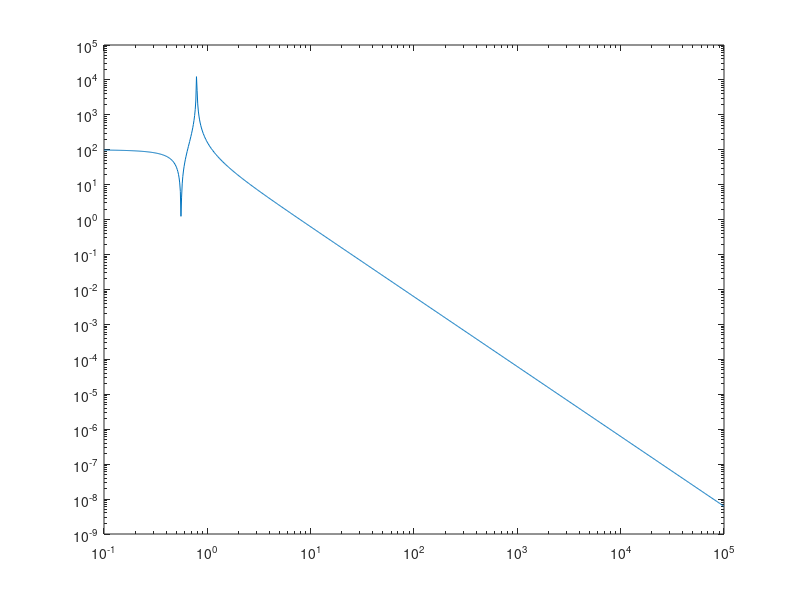

Recreate this plot in MATLAB. (Note: this script raises an error after producing the figure.)
%% Most realistic force-to-displacement response
% Pendulum with arm length 0.4 [m] and mass 3.2 [kg] (both from testbed paper*)

% plotting colors
col.red   = [0.89, 0.21, 0.19];  
col.blue  = [0.27, 0.38, 0.89];  
col.gray1 = [0.2, 0.2, 0.2];  
col.gray2 = [0.4, 0.4, 0.4];     
col.gray3 = [0.6, 0.6, 0.6];   
col.black = [0, 0, 0];

L = 0.4;
m = 3.29;
g = 9.81;

% eigenfrequency
w0 = sqrt(g/L)
f = logspace(-1, 5, 1000);   % 0.01 Hz to 100 Hz
w = 2*pi*f;
f0 = 1/(2*pi)*w0
% pendulum response
d = 1e-5;
S = 1 ./ (m*(w0^2 + d/m*w*1i- w.^2));
magS = abs(S);
phaseS = -angle(S)*180/pi;  % convert to degrees

% free mass response
Sf = 1 ./ (m*(- w.^2));
magSf = abs(Sf);
phaseSf = angle(S)*180/pi;  % convert to degrees

% deformation response (comsol data first eigenfrequency)
K = 1.9e-9;     % compliance
k_eff = 1/K;    % effective stiffness
zeta = 1e-4;

f1 = 26.3e3;    % first excited eigenmode (determined using COMSOL)
w1 = 2*pi*f1;

Sd = K ./ (1 - (w./w1).^2 + 2i*zeta*(w./w1));
magSd = abs(Sd);
phaseSd = angle(Sd)*180/pi;  % convert to degrees

% Combined response
C = S + Sd;
magC = abs(C);
phaseC = angle(C)*180/pi;

% Plot pendulum vs. free mass(straight line)
frac = magS./magSf;
figure;
loglog(f,abs(frac*100-100));hold on
yline(1)
xlim([0.1,100])


figure
loglog(f, magSf, '-','Color',col.red, 'LineWidth', 1.7); hold on
loglog(f, magS, '-','Color','k', 'LineWidth', 1.7); hold on
loglog(f, magSf, '-','Color',col.red, 'LineWidth', 1.7); hold on

ylabel('Magnitude [m/N]');xlabel('Frequency [Hz]');
ylim([1e-12,1e-1]); 
xlim([1e0,1e3])
%title('Pendulum Response, Deformation, and Combined');
legend('free-body','mass-spring-damper', fontsize=11);
legend("boxoff")
xlim([0.1,100]);ylim([1e-6, 10])

%% Plotting total response

col.red   = [0.89, 0.21, 0.19];  
col.blue  = [0.27, 0.38, 0.89];  
col.black = [0, 0, 0];     
col.gray1 = [0.2, 0.2, 0.2];  
col.gray2 = [0.4, 0.4, 0.4];     
col.gray3 = [0.6, 0.6, 0.6];   
col.gray4 = [0.8, 0.8, 0.8];  

figure;
tiledlayout(2,1);

% Magnitude
nexttile;

loglog(f, magSf, '--','Color',col.red, 'LineWidth', 1.7); hold on;
loglog(f, magSd, '--','Color',col.blue, 'LineWidth', 1.7);
loglog(f, magC,'Color','k', 'LineWidth', 1.6);
loglog(f, magSf, '--','Color',col.red, 'LineWidth', 1.7); 
loglog(f, magSd, '--','Color',col.blue, 'LineWidth', 1.7);
%grid on;
ylabel('Magnitude [m/N]');%xlabel('Frequency [Hz]');
ylim([1e-12,1e-1]); 
xlim([1e0,1e3])
%title('Pendulum Response, Deformation, and Combined');
legend('free-body', 'deformation', 'total response',fontsize=10);
legend("boxoff")

% Phase
nexttile;
semilogx(f, phaseC,'Color','k', 'LineWidth', 1.6);hold on
semilogx(f, phaseSf, '--','Color',col.red, 'LineWidth', 1.7);
semilogx(f, phaseSd, '--','Color',col.blue, 'LineWidth', 1.7);

%grid on;
xlabel('Frequency [Hz]');
ylabel('Phase [deg]');
ylim([-200, 20]);
xlim([1e0,4e4])

linkaxes(findall(gcf,'Type','axes'),'x');

%% ratio
figure()
semilogx(f, magSf./magC,'k', 'LineWidth', 1.5);
ylim([0.98, 1.03])
xlim([1e1,1e3])
yline(1.01,'Color',col.red, 'LineWidth', 1.5)
yline(0.99,'Color',col.red, 'LineWidth', 1.5)
grid on;
title('Discrepancy between reponses')
ylabel('Ratio S_p / S [-]')
xlabel('Frequency [Hz]')

%% uncertainty
figure()
semilogx(f, (magSf./magC-1)*100,'k', 'LineWidth', 1.7);
hold on
ylim([-3, 3])
xlim([1e1,1e3])
semilogx([10,1000], [1,1],'Color',col.red, 'LineWidth', 1.7)
semilogx([10,1000], [-1,-1],'Color',col.red, 'LineWidth', 1.7)
%yline(1,'Color',col.red, 'LineWidth', 1.7)
%yline(-1,'Color',col.red, 'LineWidth', 1.7)


yline(0)
%xline(10)
%xline(1000)
legend('response uncertainty', 'max. allowed uncertainty', fontsize=11,location='northwest')
legend boxoff
%title('Uncertainty of the estimated response S(f)')
ylabel('Error [%]')
xlabel('Frequency [Hz]')

%% Multiple unc. for varying D_eff
figure;
count = 3;
colors = [col.gray3; col.gray2; col.black];
%[5.2e-10,2.5e-10,8.2e-11]
for K = [3.6e-10,6.7e-11,2.3e-11]

Sd = K ./ (1 - (w./w1).^2 + 2i*zeta*(w./w1));
magSd = abs(Sd);
phaseSd = angle(Sd)*180/pi;  % convert to degrees

% Combined response
C = S + Sd;
magC = abs(C);
phaseC = angle(C)*180/pi


semilogx(f, (magSf./magC-1)*100,'color', colors(count,:), 'LineWidth', 1.7);
hold on
count = count-1;
end
semilogx([10,1000], [1,1],'Color',col.red, 'LineWidth', 1.7)
semilogx([10,1000], [-1,-1],'Color',col.red, 'LineWidth', 1.7)
ylim([-0.51, 2])
xlim([1e1,1e3])
legend('d = 5 mm', 'd = 20 mm', 'd = 40 mm', 'max. allowed uncertainty' , Location=' northwest', fontsize=10)
legend boxoff
ylabel('Error [%]')
xlabel('Frequency [Hz]')
%title('Frequency response error', FontSize=14)
%yline(1,'Color',col.red, 'LineWidth', 1.7)
%yline(-1,'Color',col.red, 'LineWidth', 1.7)
%box on

%% total unc
unc = [0.47, 0.2, 0.23, 0.26, 0.17];

prev_unc = sqrt(sum(unc.^2))

def_unc = abs(magSf./magC-1)*100;

tot_unc= sqrt(prev_unc.^2 + def_unc.^2);

figure()
semilogx(f, tot_unc,'k', 'LineWidth', 1.7);
hold on
ylim([0, 2])
xlim([0.5e1,2e3])
semilogx([1,3000], [1,1],'Color',col.red, 'LineWidth', 1.7)
ylabel('Uncertainty [%]')
xlabel('Frequency [Hz]')

legend('calibration uncertainty', 'target cal. uncertainty', fontsize=11,location='northwest')
legend boxoff


%% Interpolated L(f) on log grid

load('ETpathfinder_extracted_smooth.mat')

fi=f_smooth;
di=d_smooth;

logfi = log10(fi);

% Remove duplicates safely
[ulogfi, ~, idx] = unique(logfi);
di_avg = accumarray(idx, di, [], @mean);
% Target grid
logf_new = linspace(0,4,1000);
f_L = 10.^logf_new;
% Interpolation
L = interp1(ulogfi, di_avg, logf_new, 'linear', NaN);


figure;
%loglog(f_smooth, d_smooth, 'k-', 'LineWidth', 1.3);
%hold on
loglog(f_L, L, 'r-', 'LineWidth', 1.3);
%grid on;
xlabel('Frequency [Hz]');
ylabel('Displacement [m/\surd Hz]');
%title('Design Sensitivity of ETpathfinder-A');
xlim([1,1e4]); ylim([1e-21,1e-15]);

%% required integration time
R = 0.18; % [-]
P = 0.8e-3; % [W]
c = 3e8;  % [m/s]
SNR = 100;% [-]
th = 0.59;% [rad] 
Sf = magC;

T=  ( c * SNR * L ./ ((1+R)*P*Sf*cos(th)) ).^2  ;


figure
loglog(f,T,'b-', 'LineWidth', 1.3)
ylabel('Minimal required time T [s]')
xlabel('Frequency [Hz]')

%% Extract and compare
x=617; %334 is f=10 | 500 is f=100 | 667 is f=1000
fi = f(x)
Si = Sf(x);
Li = L(x);
T = 10;

P = c/(2*Si)*Li*SNR/sqrt(T)*1000

%% SNR calculation for SLD
x=591; %334 is f=10 | 500 is f=100 | 667 is f=1000

fi = f(x)
Si = Sf(x);
Li = L(x);



P = 4.6e-3;              % power [W]
theta = deg2rad(35);     % incident angle [rad]

theta_p = asin(sin(theta)/n);   % Snell's law

% define your parameters:
rho = 0.71;        % reflectivity
S_f = Si;        % signal spectrum at f
DeltaL = Li;     % noise spectrum at f
T = 60;          % integration time [s]
c = 3e8;          

SNR = (P *  (1+rho)*cos(theta) * S_f * sqrt(T) )...
      / (DeltaL * c)
